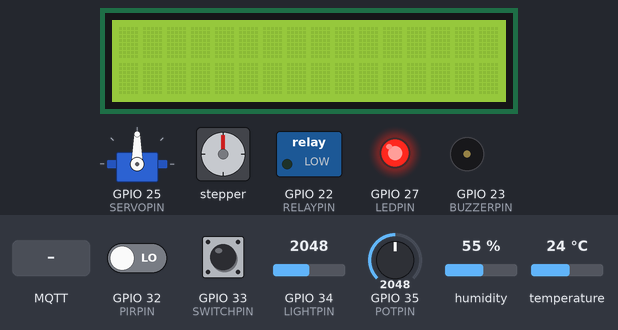
Bench run of a sketch on a simulated ESP32. Parts: 16×2 character LCD, servo, stepper motor, switched loads named in the sketch (green lamp = pin HIGH), output pins drawn as LEDs (lit = HIGH), buzzer (waves = sounding). The inputs (shaded band) are chosen by the test bench; at power-on: GPIO 32 (PIRPIN) LOW, temperature 24 °C, GPIO 34 (LIGHTPIN) = 2048, humidity 55 %, GPIO 33 (SWITCHPIN) LOW, GPIO 35 (POTPIN) = 2048. WiFi joins after 1.5 s; servers stay silent unless stated; random numbers use the default seed unless the sketch sets one; no MQTT or app messages arrive unless stated; stepper angles assume 2048 steps per turn; what the sketch prints to the serial monitor is not drawn.

Above: at 2.7 s.
2.8 s: MQTT message "/wateringTKMQ/temp" arrives on the first subscribed topic
At 4.0 s:
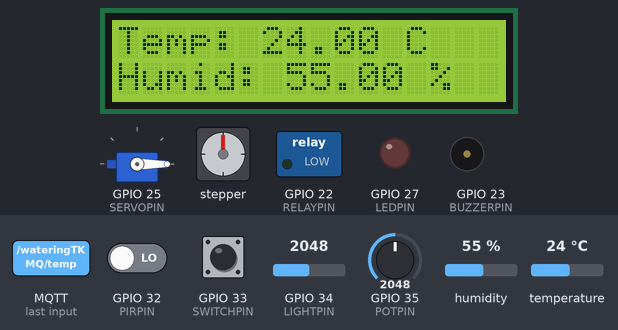
4.3 s: GPIO 32 (PIRPIN) driven HIGH
At 5.1 s:
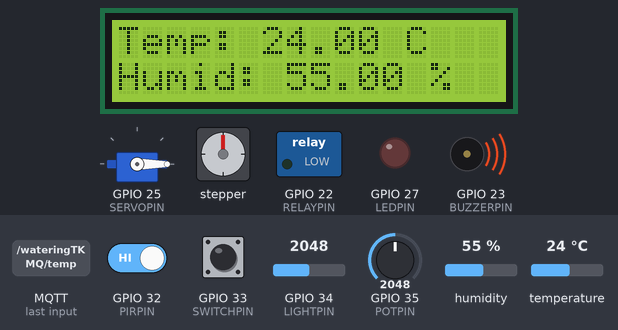
7.3 s: MQTT message "/wateringTKMQ/temp" arrives on the third subscribed topic
At 8.5 s:
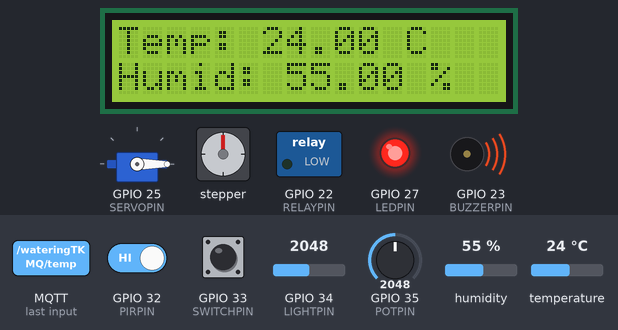
10.3 s: temperature set to 33 °C
At 13.0 s:
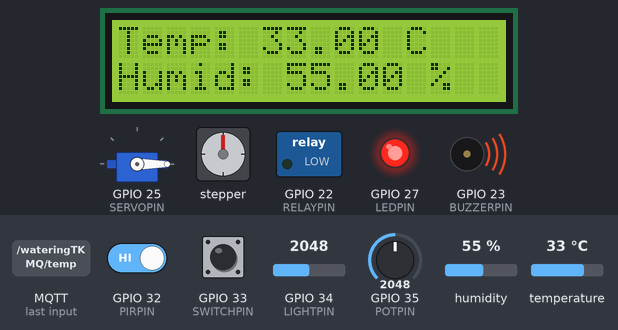
13.3 s: GPIO 34 (LIGHTPIN) set to 2016
At 14.1 s:
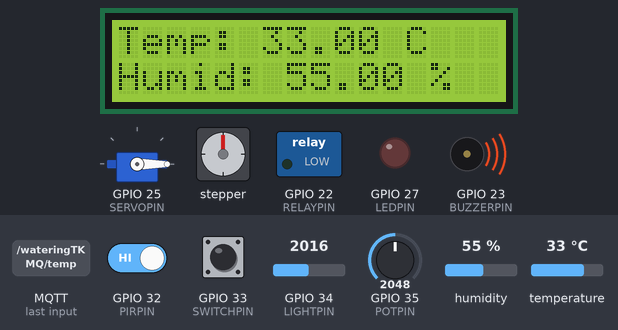
16.3 s: humidity set to 22 %
At 17.88 s:
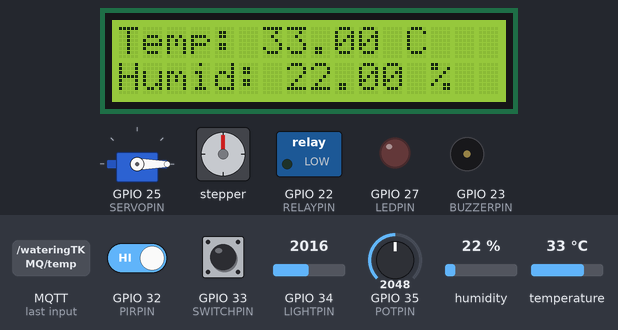
Timing chart, 0 to 19.3 s (numbered marks = the images above; inputs shaded):
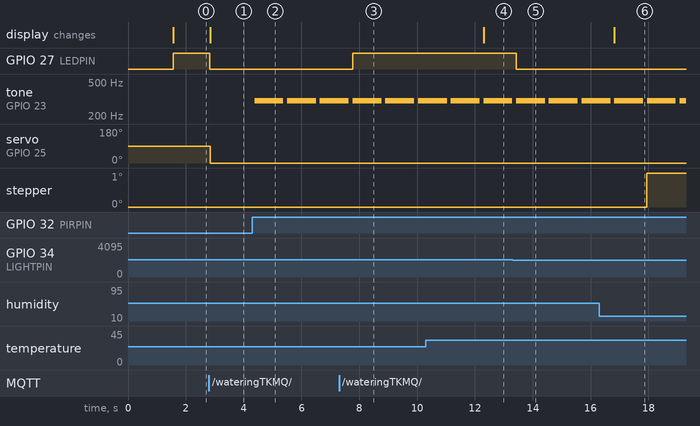

The sketch:

esp32.ino
```cpp
#include <Wire.h>
#include <LiquidCrystal_I2C.h>
#include <DHT.h>
#include <ESP32Servo.h>
#include <WiFi.h>
#include <PubSubClient.h>
#include <AccelStepper.h>

#define DHTPIN 4
#define DHTTYPE DHT22
#define POTPIN 35
#define PIRPIN 32
#define BUZZERPIN 23
#define SERVOPIN 25
#define RELAYPIN 22
#define LIGHTPIN 34
#define LEDPIN 27
#define SWITCHPIN 33

const char* ssid = "Wokwi-GUEST";
const char* password = "";

//***Set server***
const char* mqttServer = "broker.hivemq.com";
int port = 1883;

DHT dht(DHTPIN, DHTTYPE);
LiquidCrystal_I2C lcd(0x27, 16, 2);
Servo wateringServo;
WiFiClient wifiClient;
PubSubClient mqttClient(wifiClient);
AccelStepper fanStepper(AccelStepper::FULL4WIRE, 3, 2, 13, 14);

bool IOTsystem = false;
bool watersystem = false;
bool setupenv = false;

int pirState = LOW;
unsigned long lastServoRunTime = 0;      // Stores the last time the servo was activated
const unsigned long servoInterval = 3000;  // Every 3s servo runs
const unsigned long servoRunDuration = 30000;  // 30s, Running duration of servo
bool servoRunning = false;
bool servoDirectionUp = true;

const float GAMMA = 0.7;       // Gamma value for the photoresistor
const float RL10 = 50;         // Resistance of LDR

void wifiConnect() {
  WiFi.begin(ssid, password);
  while (WiFi.status() != WL_CONNECTED) {
    delay(500);
    Serial.print(".");
  }
  Serial.println(" Connected!");
}

void mqttConnect() {
  while(!mqttClient.connected()) {
    Serial.println("Attemping MQTT connection...");
    String clientId = "ESP32Client-";
    clientId += String(random(0xffff), HEX);
    if(mqttClient.connect(clientId.c_str())) {
      Serial.println("connected");

      //***Subscribe all topic you need***
      mqttClient.subscribe("/wateringTKMQ/system", 1);
      mqttClient.subscribe("/wateringTKMQ/autowatering", 1);
      mqttClient.subscribe("/wateringTKMQ/env", 1);
      mqttClient.subscribe("/wateringTKMQ/temp");
      mqttClient.subscribe("/wateringTKMQ/humid");
    }
    else {
      Serial.println("try again in 5 seconds");
      delay(5000);
    }
  }
}

//MQTT Receiver
void callback(char* topic, byte* message, unsigned int length) {
  if (String(topic) == "/wateringTKMQ/temp" || String(topic) == "/wateringTKMQ/humid") {
    return;
  }

  Serial.print("Received message on topic: ");
  Serial.println(topic);
  String strMsg;
  for(int i=0; i<length; i++) {
    strMsg += (char)message[i];
  }
  Serial.println(strMsg);

  //***Code here to process the received package***
  if (String(topic) == "/wateringTKMQ/system") {
    if (strMsg == "OFF"){
      IOTsystem = false;
      Serial.println("System turned OFF via MQTT.");
    }
    else {
      IOTsystem = true;
      Serial.println("System turned ON via MQTT.");
    }
  }
  else if (String(topic) == "/wateringTKMQ/autowatering") {
    if (strMsg == "OFF") {
      watersystem = false;
    }
    else {
      watersystem = true;
    }
  }
  else if (String(topic) == "/wateringTKMQ/env") {
    if (strMsg == "OFF") {
      setupenv = false;
    }
    else {
      setupenv = true;
    }
  }
}

void setup() {
  fanStepper.setMaxSpeed(8000);
  Serial.begin(115200);
  wifiConnect();
  mqttClient.setServer(mqttServer, port);
  mqttClient.setCallback(callback);
  mqttClient.setKeepAlive(90);

  lcd.init();
  lcd.backlight();

  dht.begin();

  wateringServo.attach(SERVOPIN);

  pinMode(PIRPIN, INPUT);
  pinMode(BUZZERPIN, OUTPUT);
  pinMode(RELAYPIN, OUTPUT);
  pinMode(LEDPIN, OUTPUT);
  pinMode(SWITCHPIN, INPUT_PULLUP);

  digitalWrite(RELAYPIN, LOW);
  digitalWrite(BUZZERPIN, LOW);
  digitalWrite(LEDPIN, HIGH);
}

void loop() {
  if(!mqttClient.connected()) {
    mqttConnect();
  }
  mqttClient.loop();

  if (!IOTsystem) {
    return;
  }
  // Read temperature and humidity
  float temperature = dht.readTemperature();
  float humidity = dht.readHumidity();

  // Publish temperature and humidity to MQTT
  char tempBuffer[50];
  char humidBuffer[50];

  // Convert temperature and humidity to string
  snprintf(tempBuffer, sizeof(tempBuffer), "%.2f", temperature);
  snprintf(humidBuffer, sizeof(humidBuffer), "%.2f", humidity);

  // Publish topics
  mqttClient.publish("/wateringTKMQ/temp", tempBuffer);
  mqttClient.publish("/wateringTKMQ/humid", humidBuffer);

  // Display temperature, humidity
  lcd.setCursor(0, 0);
  lcd.print("Temp: " + String(temperature) + " C");
  lcd.setCursor(0, 1);
  lcd.print("Humid: " + String(humidity) + " %");

  // Enable fan
  bool manualOverride = digitalRead(SWITCHPIN);
  if ((temperature > 30.0 || manualOverride) && setupenv) {
    fanStepper.setSpeed(3000);
    fanStepper.runSpeed();
    Serial.println("Fan is on");
  }
  else {
    fanStepper.stop();
  }

  int potValue = analogRead(POTPIN);
  unsigned long currentTime = millis();
  if (currentTime - lastServoRunTime >= servoInterval && !servoRunning && watersystem) {
    servoRunning = true;
    lastServoRunTime = currentTime;
    digitalWrite(RELAYPIN, HIGH);
  }

  if (servoRunning && watersystem) {
    if (potValue > 350) {  // rain detected
      servoRunning = false;
      digitalWrite(RELAYPIN, LOW);
      Serial.println("Servo halted due to high potentiometer value.");
    } else if (currentTime - lastServoRunTime >= servoRunDuration) {
      servoRunning = false;
      digitalWrite(RELAYPIN, LOW);
    }  else {
        static int currentAngle = 0;
        if (servoDirectionUp) {
            currentAngle += 10;
            if (currentAngle >= 180) {
                currentAngle = 180;
                servoDirectionUp = false;
            }
        } else {
            currentAngle -= 10;
            if (currentAngle <= 0) {
                currentAngle = 0;
                servoDirectionUp = true;
            }
        }
        wateringServo.write(currentAngle);
        delay(10);
    }
  } else {
    wateringServo.write(0);
    digitalWrite(RELAYPIN, LOW);
  }

  // Read light sensor value (photoresistor)
  float analogValue = analogRead(LIGHTPIN);
  float voltage = analogValue / 4096. * 5;  // ESP32 ADC resolution is 12-bit (0-4095)
  float resistance = 2000 * voltage / (1 - voltage / 5);  // Calculate resistance in ohms
  float lux = pow(RL10 * 1e3 * pow(10, GAMMA) / resistance, (1 / GAMMA)); // Calculate lux

  // Turn on LED if light level is low
  int lightThreshold = 100; //
  if ((lux < lightThreshold) && setupenv) {
    digitalWrite(LEDPIN, HIGH);
    Serial.println("Low light detected. LED turned ON.");
  } else {
    digitalWrite(LEDPIN, LOW);
  }

  // Motion detection
  int pirValue = digitalRead(PIRPIN);
  if (pirValue == HIGH) {
    tone(BUZZERPIN, 300);
    if (pirState == LOW) {
      Serial.println("Motion detected!");
      pirState = HIGH;
    }
    delay(1000);
    noTone(BUZZERPIN);
  } else {
    noTone(BUZZERPIN);
    if (pirState == HIGH) {
      Serial.println("Motion ended!");
      pirState = LOW;
    }
  }

  Serial.print("Temperature: ");
  Serial.print(temperature);
  Serial.print(" C, Humidity: ");
  Serial.print(humidity);
  Serial.print(" %, Potentiometer: ");
  Serial.print(potValue);
  Serial.print(", Lux: ");
  Serial.println(lux);

  delay(100);
}
```

Measured:
- the behaviour switches between 2046 and 2045 on GPIO 34 (LIGHTPIN) (found by bisection; images 4 and 5)
- after the input at 2.8 s, GPIO 27 (LEDPIN): HIGH → LOW at once; servo on GPIO 25 (SERVOPIN): 90° → 0° at once; the display: changes at once (image 1)
- after the input at 4.3 s, tone on GPIO 23 (BUZZERPIN): alternates 300 Hz for 1.0 s and silent for 0.13 s, starting after 0.08 s
- after the input at 7.3 s, GPIO 27 (LEDPIN): LOW → HIGH after 0.47 s
- after the input at 10.3 s, the display: changes after 2.0 s (image 4)
- after the input at 13.3 s, GPIO 27 (LEDPIN): HIGH → LOW after 0.13 s
- after the input at 16.3 s, the display: changes after 0.52 s (image 6)
